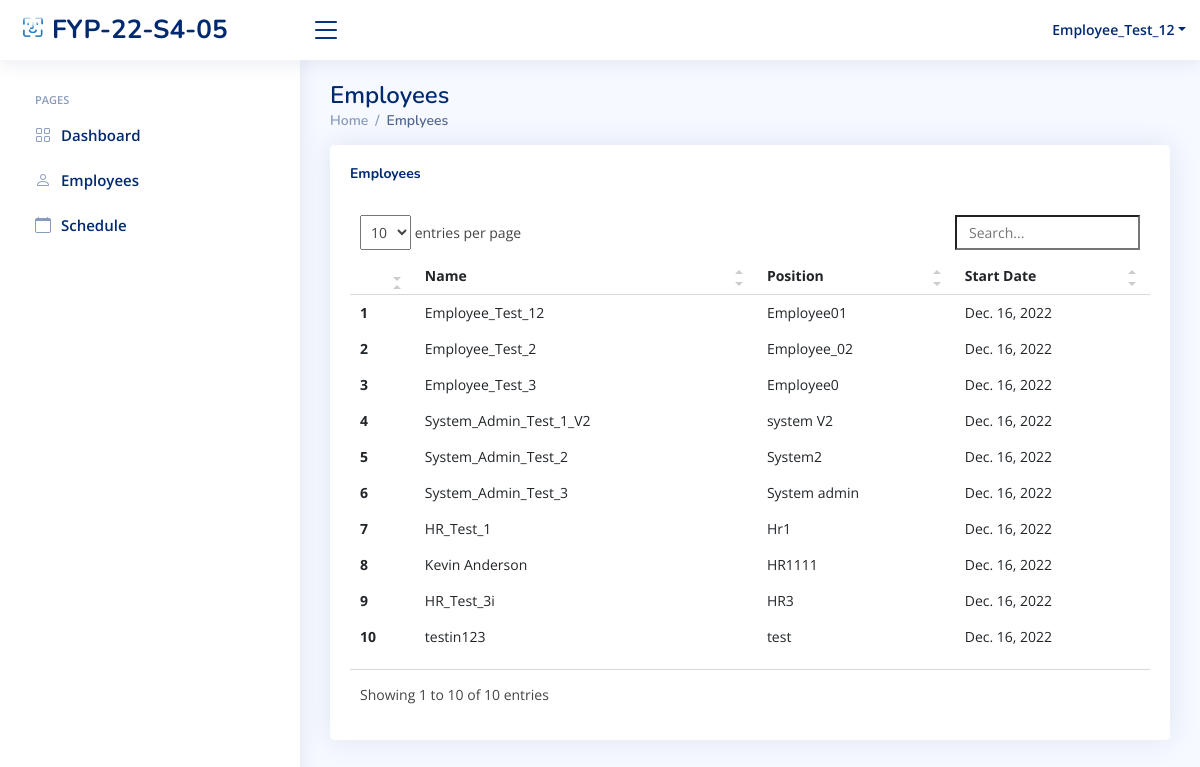
The page /HR/Employees/ (signed in) on the database as committed earlier.
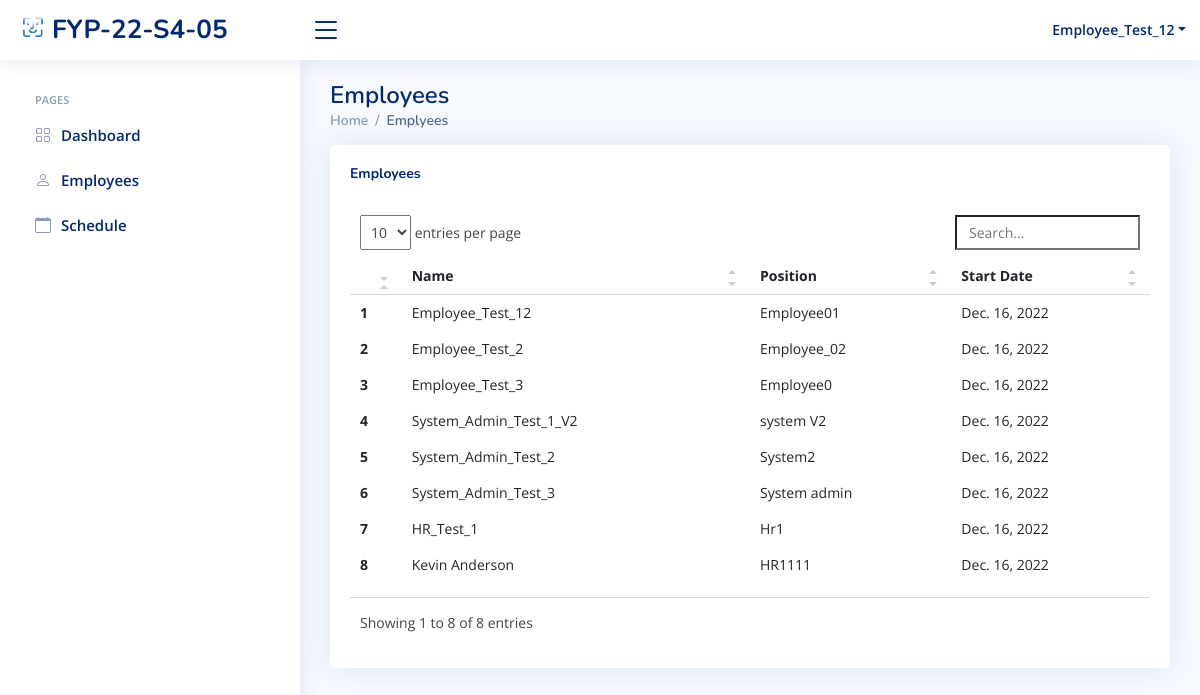
The same page on the database as committed later.
### index/models.py (models this page shows, shortened)
class Employee(models.Model):
	Employee_ID = models.IntegerField(primary_key=True)
	Full_Name = models.CharField(max_length=100)
	Job_Title = models.CharField(max_length=100)
	Phone_Number = models.CharField(max_length=100)
	salt = models.CharField(max_length=50, null=True)
	Email_Address = models.EmailField()
	Role = models.ForeignKey(Role, on_delete=models.CASCADE)
	Profile_Image = models.ImageField(null=True,blank=True, upload_to='profile_pics/')
	Password = models.CharField(max_length=256)
	Start_Date = models.DateField(auto_now_add=True)

### index/views/HR.py (the view)
# urls.py: path('HR/Employees/', HR.HR_EmployeePage, name='EmployeesPage'),
def HR_EmployeePage(request):
	currentEmployee = Employee.objects.get(Employee_ID=request.session['Employee_ID'])
	data = Employee.objects.all()
	context = {
		'Employee_ID' : currentEmployee.Employee_ID,
		'Job_Title' : currentEmployee.Job_Title,
		'Full_Name' : currentEmployee.Full_Name,
		'data': data,
	}
	return render(request, 'HR/employees.html', context)

### templates/HR/employees.html (shortened to what this page needs)
{% extends "index/base.html" %}
{% load static %}
{% block content %}
{% include 'HR/HR_base.html'%}
<main id="main" class="main">
    <div class="pagetitle">
      <h1>Employees</h1>
      <nav>
        <ol class="breadcrumb">
          <li class="breadcrumb-item"><a href="{% url 'HR_home' %}">Home</a></li>
          <li class="breadcrumb-item active">Emplyees</li>
        </ol>
      </nav>
    </div>
    <section class="section">
      <div class="row">
        <div class="col-lg-12">
          <div class="card recent-sales overflow-auto">
            <div class="card-body">
              <div class="col-lg-12 align-items-center justify-content-center card-title">
                <h5 class="float-start"><b>Employees</b></h5>
                <br>
              </div>
              <table class="table table-borderless table-hover datatable">
                <thead>
                  <tr>
                    <th scope="col"></th>
                    <th scope="col">Name</th>
                    <th scope="col">Position</th>
                    <th scope="col">Start Date</th>
                  </tr>
                </thead>
                <tbody>
                  {% for d in data  %}
                  <tr class="tr" onclick='setGetParameter( "{{ d.Employee_ID}} ")'>
                    <th scope="row"> {{ forloop.counter }}</th>
                    <td>{{d.Full_Name}}</td>
                    <td>{{d.Job_Title}}</td>
                    <td>{{d.Start_Date}}</td>
                  </tr>
                   {% endfor %}
                </tbody>
              </table>
            </div>
          </div>
        </div>
      </div>
    </section>
  </main>
{% endblock content %}

### templates/HR/HR_base.html (shortened to what this page needs)
{% load static %}
  <header id="header" class="header fixed-top d-flex align-items-center">
    <div class="d-flex align-items-center justify-content-between">
      <a href="{% url 'HR_home' %}" class="logo d-flex align-items-center">
        <img src="{% static 'assets/img/logo.png' %}" alt="">
        <span class="d-none d-lg-block">FYP-22-S4-05</span>
      </a>
      <i class="bi bi-list toggle-sidebar-btn"></i>
    </div>
    <nav class="header-nav ms-auto">
      <ul class="d-flex align-items-center">
        <li class="nav-item dropdown pe-3">
          <a class="nav-link nav-profile d-flex align-items-center pe-0" href="{% url 'HR_Profile' %}" data-bs-toggle="dropdown">
            <span class="d-none d-md-block dropdown-toggle ps-2">{{ Full_Name }}</span>
          </a>
        </li>
      </ul>
    </nav>
  </header>
  <aside id="sidebar" class="sidebar">
    <ul class="sidebar-nav" id="sidebar-nav">
      <li class="nav-heading">Pages</li>
      <li class="nav-item">
        <a class="nav-link collapsed" href="{%  url 'HR_home' %}">
          <i class="bi bi-grid"></i>
          <span>Dashboard</span>
        </a>
      </li>
      <li class="nav-item">
        <a class="nav-link collapsed" href="{% url 'EmployeesPage' %}">
          <i class="bi bi-person"></i>
          <span>Employees</span>
        </a>
      </li>
      <li class="nav-item">
        <a class="nav-link collapsed" href="{% url 'View_Schedule' %}">
          <i class="bi bi-calendar"></i>
          <span>Schedule</span>
        </a>
      </li>
  </aside>

Rows that differ between the two databases and show on the page:
removed Employee: Full_Name "HR_Test_3i", Job_Title "HR3", Start_Date "Dec. 16, 2022"
removed Employee: Full_Name "testin123", Job_Title "test", Start_Date "Dec. 16, 2022"
Other text that changed with them:
text written by a page script: "entries per page Showing 1 to 10 of 10 entries" → "entries per page Showing 1 to 8 of 8 entries"
